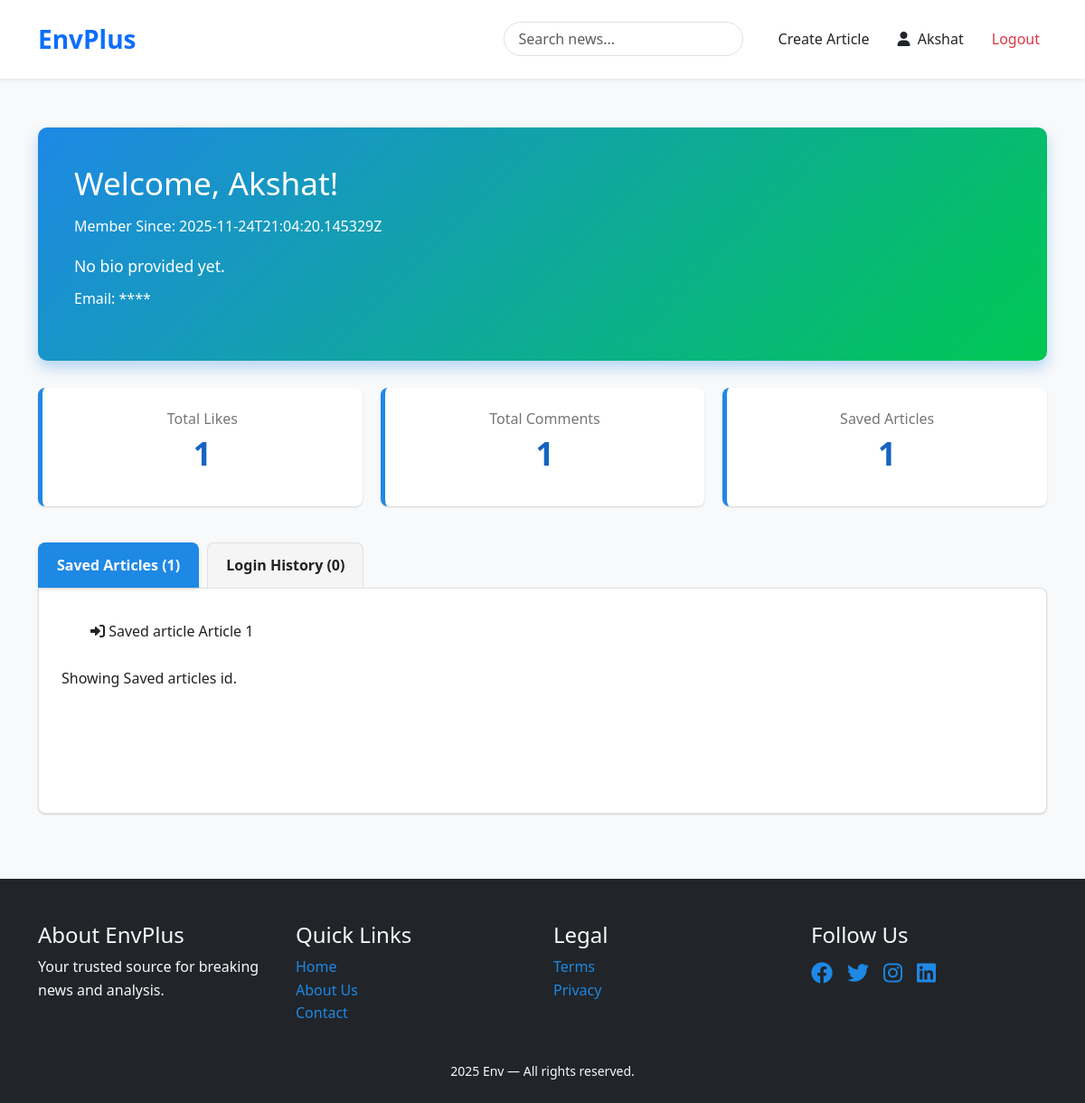
/news/profile/ (signed in), run on an earlier commit of the app's database.
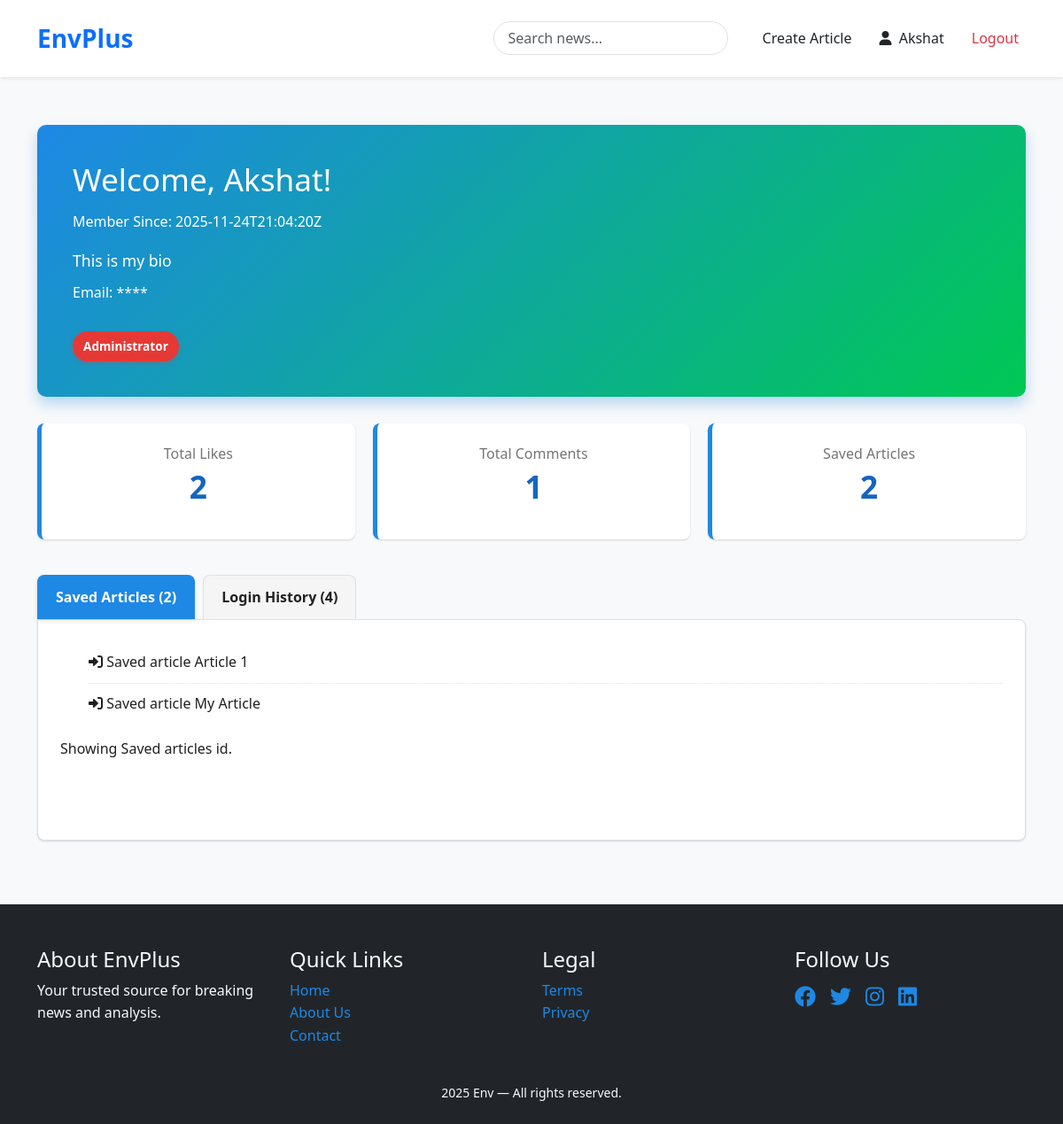
And on a later commit of the database.
### newsfeed/models.py (models this page shows, shortened)
class User(AbstractUser):
    SECURITY_QUESTIONS = [
        ("pet", "What is your first pet's name?"),
        ("school", "What was your high school name?"),
        ("city", "In what city were you born?"),
        ("nickname", "What was your childhood nickname?"),
    ]
    bio = models.TextField(max_length=500, blank=True)
    is_admin = models.BooleanField(default=False)
    is_author = models.BooleanField(default=False)
    member_since = models.DateTimeField(auto_now_add=True)
    last_login_count = models.IntegerField(default=0)
    security_question = models.CharField(max_length=100, choices=SECURITY_QUESTIONS, null=True, blank=True)
    security_answer_hash = models.CharField(max_length=255, null=True, blank=True)
    def can_manage_articles(self):
        return self.is_admin or self.is_staff or self.is_author

class TimestampedModel(models.Model):
    created_at = models.DateTimeField(auto_now_add=True, null=False)
    updated_at = models.DateTimeField(auto_now=True, null=False)
    class Meta:
        abstract = True

class Article(TimestampedModel):
    title = models.CharField(max_length=200)
    description = models.TextField()
    content = models.TextField()
    author = models.ForeignKey(User, on_delete=models.CASCADE, related_name='articles')
    category = models.ForeignKey(Category, on_delete=models.SET_NULL, null=True, related_name='articles')
    image = models.ImageField(upload_to='articles/', null=True, blank=True)
    read_time = models.IntegerField()
    views = models.IntegerField(default=0)
    is_published = models.BooleanField(default=True)

### newsfeed/views.py (the view)
# urls.py: path('profile/', views.UserProfile.as_view(), name='profile'),
class UserProfile(APIView):
    def get(self, request):
        user = request.user if request.user.is_authenticated else None
        userLiked=Like.objects.filter(user=user)
        userCommeted=Comment.objects.filter(user=user)
        userReadHistory=ReadHistory.objects.filter(user=user)
        userSaved=SavedArticle.objects.filter(user=user)
        userLoginHistory=LoginHistory.objects.filter(user=user)
        response={
            'user_detail':UserDetailSerializer(user).data,
            'userLiked':LikeSerializer(userLiked,many=True).data,
            'userCommeted':CommentSerializer(userCommeted,many=True).data,
            'userSaved':ArticleSavedSerializer(userSaved,many=True).data,
            'userReadHistory':ReadHistorySerializer(userReadHistory, many=True).data,
            'userLoginHistory':LoginHistorySerializer(userLoginHistory, many=True).data
        }
        print("Te",ArticleSavedSerializer(userSaved,many=True).data)
        return render(request, 'newsfeed/profile.html', response)

### newsfeed/templates/newsfeed/profile.html (shortened to what this page needs)
{% extends 'newsfeed/base.html' %}
{% load static %}
{% block content %}
<div class="profile-page">
    <div class="profile-header">
        <h1>Welcome, {{ user_detail.username }}!</h1>
        <p class="member-since">Member Since: {{ user_detail.date_joined }}</p>
        <p class="bio">{{ user_detail.bio|default:"No bio provided yet." }}</p>
        <p>Email: **{{ user_detail.email }}**</p>
        {% if user_detail.is_admin %}
            <span class="role-badge admin">Administrator</span>
        {% elif user_detail.is_author %}
            <span class="role-badge author">Author</span>
        {% endif %}
    </div>
    <div class="profile-stats">
        <div class="stat-card">
            <h4>Total Likes</h4>
            <p>{{ userLiked|length }}</p>
        </div>
        <div class="stat-card">
            <h4>Total Comments</h4>
            <p>{{ userCommeted|length }}</p>
        </div>
        <div class="stat-card">
            <h4>Saved Articles</h4>
            <p>{{ userSaved|length }}</p>
        </div>
    </div>
    <div class="profile-content-tabs">
        <label for="tab1">Saved Articles ({{ userSaved|length }})</label>
        <label for="tab3">Login History ({{ userLoginHistory|length }})</label>
        <div class="tab-content" id="content1">
            {% if userSaved %}
                <ul class="login-history-list">
                {% for login in userSaved|slice:":10" %}
                    <li><i class="fas fa-sign-in-alt"></i> Saved article {{ login.category_name }}</li>
                {% endfor %}
                </ul>
                <p>Showing Saved articles id.</p>
            {% else %}
                <p>No login history recorded.</p>
            {% endif %}
        </div>
    </div>
</div>
{% endblock %}

### newsfeed/templates/newsfeed/base.html (shortened to what this page needs)
<!DOCTYPE html>
<html lang="en">
<head>
    {% load static %}
    <link href="https://cdn.jsdelivr.net/npm/bootstrap@5.3.2/dist/css/bootstrap.min.css" rel="stylesheet">
    <link rel="stylesheet" href="https://cdnjs.cloudflare.com/ajax/libs/font-awesome/6.0.0-beta3/css/all.min.css">
    <link rel="stylesheet" href="{% static 'style.css' %}">
</head>
<body class="bg-light">
    <nav class="navbar navbar-expand-lg navbar-light bg-white shadow-sm py-3">
        <div class="container">
            <a class="navbar-brand fw-bold fs-3 text-primary" href="{% url 'home' %}">EnvPlus</a>
            <div class="collapse navbar-collapse" id="navMenu">
                <form class="d-flex ms-auto me-3" method="GET" action="{% url 'search_news' %}">
                    <input name="query" class="form-control rounded-pill px-3" type="search" placeholder="Search news...">
                </form>
                <ul class="navbar-nav mb-2 mb-lg-0">
                    {% if user.is_authenticated %}
                        {% if user.can_manage_articles %}
                            <li class="nav-item ">
                                <a class="nav-link text-dark" href="{% url 'create_article' %}">Create Article</a>
                            </li>
                        {% endif %}
                        <li class="nav-item">
                            <a class="nav-link text-dark" href="{% url 'profile' %}">
                                <i class="fas fa-user me-1"></i> {{ user.username }}
                            </a>
                        </li>
                        <li class="nav-item">
                            <a class="nav-link text-danger" href="{% url 'logout' %}">Logout</a>
                        </li>
                    {% else %}
                        <li class="nav-item"><a class="nav-link" href="{% url 'login' %}">Login</a></li>
                        <li class="nav-item"><a class="nav-link" href="{% url 'signup' %}">Sign Up</a></li>
                    {% endif %}
                </ul>
            </div>
        </div>
    </nav>
    <main class="container py-4">
        {% block content %}{% endblock %}
    </main>
    <footer class="bg-dark text-light pt-5 pb-4 mt-5">
        <div class="container">
            <div class="row gy-4">
                <div class="col-md-3">
                    <h4>About EnvPlus</h4>
                    <p>Your trusted source for breaking news and analysis.</p>
                </div>
                <div class="col-md-3">
                    <h4>Quick Links</h4>
                    <ul class="list-unstyled">
                        <li><a class="footer-link" href="#">Home</a></li>
                        <li><a class="footer-link" href="https://www.uwindsor.ca" target="_blank" >About Us</a></li>
                        <li><a class="footer-link" href="https://www.uwindsor.ca" target="_blank" >Contact</a></li>
                    </ul>
                </div>
                <div class="col-md-3">
                    <h4>Legal</h4>
                    <ul class="list-unstyled">
                        <li><a class="footer-link" href="https://www.uwindsor.ca" target="_blank" >Terms</a></li>
                        <li><a class="footer-link" href="https://www.uwindsor.ca" target="_blank" >Privacy</a></li>
                    </ul>
                </div>
                <div class="col-md-3">
                    <h4>Follow Us</h4>
                    <div class="d-flex gap-3 fs-4">
                        <a class="footer-link" href="#"><i class="fab fa-facebook"></i></a>
                        <a class="footer-link" href="#"><i class="fab fa-twitter"></i></a>
                        <a class="footer-link" href="#"><i class="fab fa-instagram"></i></a>
                        <a class="footer-link" href="#"><i class="fab fa-linkedin"></i></a>
                    </div>
                </div>
            </div>
            <div class="text-center mt-4 small">
                2025 Env — All rights reserved.
            </div>
        </div>
    </footer>
</body>
</html>

What changed in the data, as far as the page shows it:
changed User "Akshat": bio (not shown) → "This is my bio"
added Article: category_name "My Article"
Also different on the page:
{{ user_detail.date_joined }}: "2025-11-24T21:04:20.145329Z" → "2025-11-24T21:04:20Z"
{{ userLiked|length }}: "1" → "2"
{{ userSaved|length }}: "1" → "2"
{{ userLoginHistory|length }}: "0" → "4"
{{ user_detail.bio|default:"No bio provided yet." }}: "No bio provided yet." → (not shown)
text now shown: "Administrator"
new list line: "Saved article"
